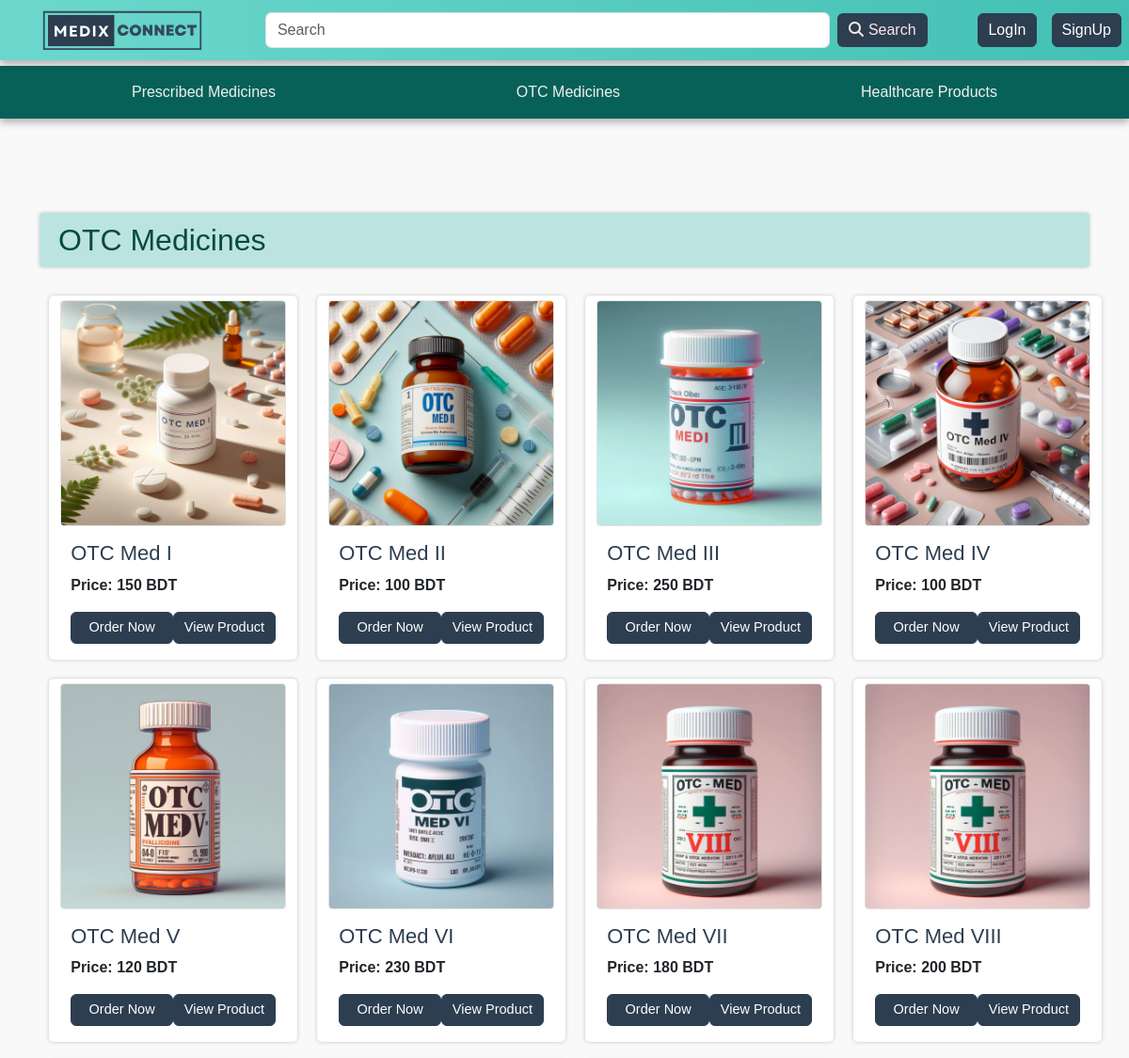
Page /otc/ (upper part) on the earlier database version.
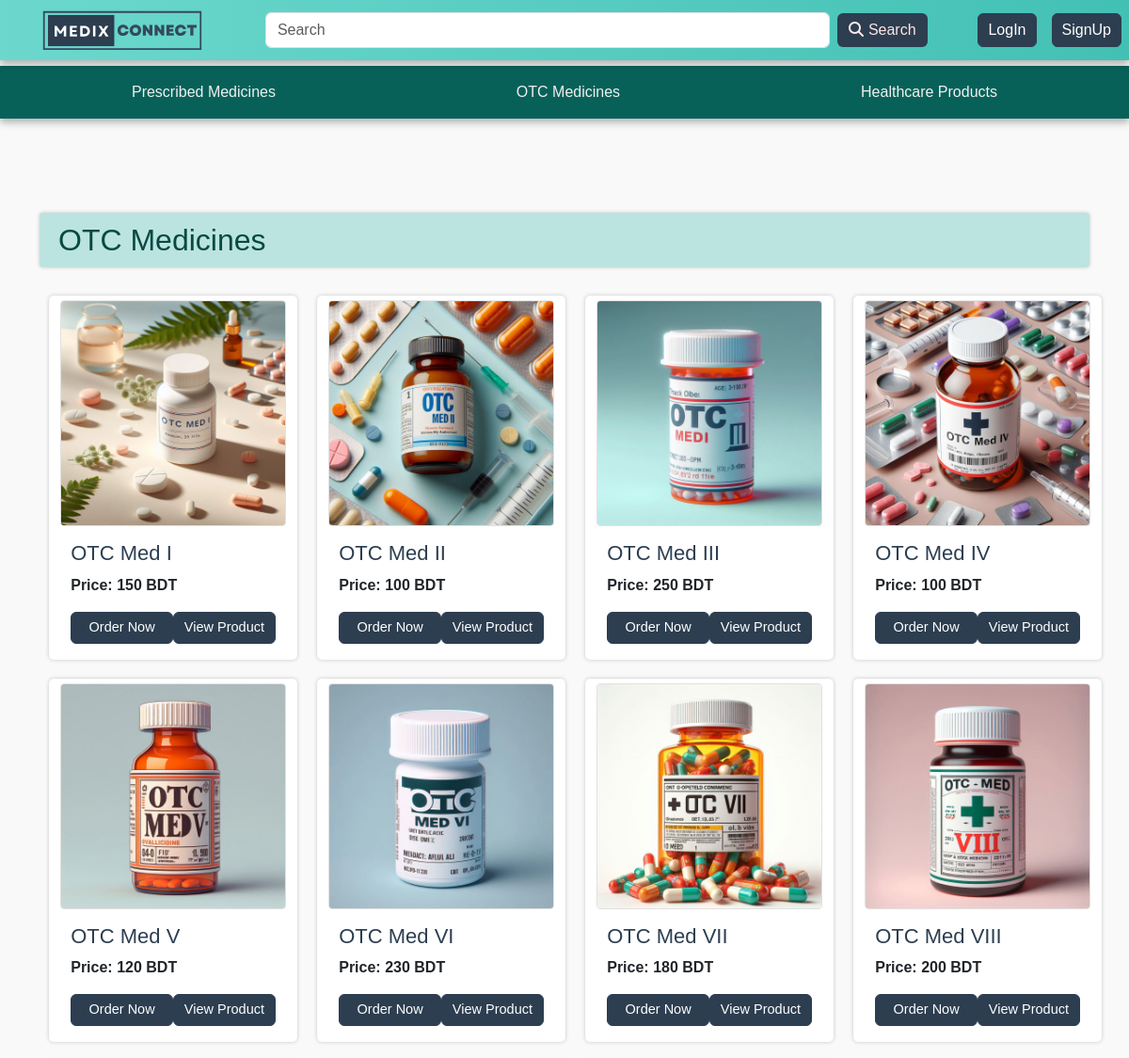
Same page on the later database version.
### shop/models.py (models this page shows, shortened)
class Product(models.Model):
    product_id = models.AutoField
    product_name = models.CharField(max_length=20)
    category = models.CharField(max_length=20, default="")
    subcategory = models.CharField(max_length=20, default="")
    price = models.IntegerField(default=0)
    desc = models.CharField(max_length=1000)
    pub_date = models.DateField()
    image = models.ImageField(upload_to="shop/images", default="/default.jpg")
    available_pharmacies = models.ManyToManyField(User, related_name='available_products', blank=True)

### shop/views.py (the view, shortened to what this page needs)
# urls.py: path("otc/", views.otc, name="otc"),
def otc(request):
    role = None
    if request.user.is_authenticated:
        try:
            user_profile = UserProfile.objects.get(user=request.user)
            role = user_profile.role
        except ObjectDoesNotExist:
            pass
    products = Product.objects.filter(category='OTC Medicines')
    context = {'products': products, 'role': role, 'is_authenticated': request.user.is_authenticated}
    return render(request, 'shop/otc.html', context)

### shop/templates/shop/otc.html (shortened to what the changed rows need)
{% extends 'shop/style.html' %}
{% block body %}
<div style="background-color: #f9f9f9;">
    <div class="container">
        <h2 style="padding: 10px; padding-left: 20px; margin-bottom: 20px; border-radius: 4px; text-align: left; background-color: #bbe4e0; color: #084942; box-shadow: 0 0 4px rgba(0, 0, 0, 0.2);">OTC Medicines</h2>
        <div class="row">
            {% for product in products %}
            <div class="col-md-3">
                <div class="card align-items-center" style="width: 16.5rem; margin: 10px; border: 1px solid #f9f9f991; border-radius: 5px; box-shadow: 0 0 4px rgba(0, 0, 0, 0.2);">
                    <img src='/media/{{ product.image }}' class="card-img-top" alt="product" style="width: 15rem; height: 15rem; object-fit: cover; border: 1px solid rgb(226, 224, 224); border-radius: 4px; margin-top: 4px;">
                    <div class="card-body">
                        <h4 class="card-title" style="color: #2c3e50; font-size: 22px; font-weight: 500;" id="namepr{{ product.id }}">{{ product.product_name }}</h4>
                        <p class="card-text"><b>Price: {{ product.price }} BDT</b></p>
                        <span id="divpr{{ product.id }}" class="divpr">
                            {% if user.is_authenticated %}
                                {% if role == 'Pharmacist' %}
                                    <div class="d-flex flex-column align-items-start">
                                        {% if user in product.available_pharmacies.all %}
                                            <form method="post" class="d-flex flex-column align-items-start w-100">
                                                {% csrf_token %}
                                                <input type="hidden" name="product_id" value="{{ product.id }}">
                                                <p style="color: #506880; font-size: 0.8rem; font-weight: 300; margin: 2px;"><b>Current Status: Available</b></p>
                                                <div class="d-flex w-100 justify-content-between">
                                                    <button type="submit" name="not_available" class="btn btn-danger me-2" style="font-size: 14.5px; font-weight: lighter;">Not Available</button>
                                                    <a href="/shop/product/{{ product.id }}" class="btn btn-secondary" style="font-size: 14.5px; font-weight: lighter;">View Product</a>
                                                </div>
                                            </form>
                                        {% else %}
                                            <form method="post" class="d-flex flex-column align-items-start w-100">
                                                {% csrf_token %}
                                                <input type="hidden" name="product_id" value="{{ product.id }}">
                                                <p style="color: #506880; font-size: 0.8rem; font-weight: 300; margin: 2px;"><b>Current Status: Not Available</b></p>
                                                <div class="d-flex w-100 justify-content-between">
                                                    <button type="submit" name="available" class="btn btn-success me-2" style="font-size: 14.5px; font-weight: lighter;">Available</button>
                                                    <a href="/shop/product/{{ product.id }}" class="btn btn-secondary" style="font-size: 14.5px; font-weight: lighter;">View Product</a>
                                                </div>
                                            </form>
                                        {% endif %}
                                    </div>
                                {% else %}
                                    <div class="d-flex justify-content-between">
                                        <button id="pr{{ product.id }}" class="btn btn-primary cart me-2" data-category="{{ product.category }}" data-price="{{ product.price }}" style="width: 6.8rem; font-size: 14.5px; font-weight: lighter;">Add To Cart</button>
                                        <a href="/shop/product/{{ product.id }}" class="btn btn-secondary" style="width: 6.8rem; font-size: 14.5px; font-weight: lighter;">View Product</a>
                                    </div>
                                {% endif %}
                            {% else %}
                                <div class="d-flex justify-content-between">
                                    <a href="/shop/login/">
                                        <button class="btn btn-primary" style="width: 6.8rem; font-size: 14.5px; font-weight: lighter;">Order Now</button>
                                    </a>
                                    <a href="/shop/product/{{ product.id }}" class="btn btn-secondary" style="width: 6.8rem; font-size: 14.5px; font-weight: lighter;">View Product</a>
                                </div>
                            {% endif %}
                        </span>
                    </div>
                </div>
            </div>
            {% endfor %}
        </div>
    </div>
</div>
{% endblock %}

Differences in the rows shown:
changed Product "OTC Med VII": image: a different picture
